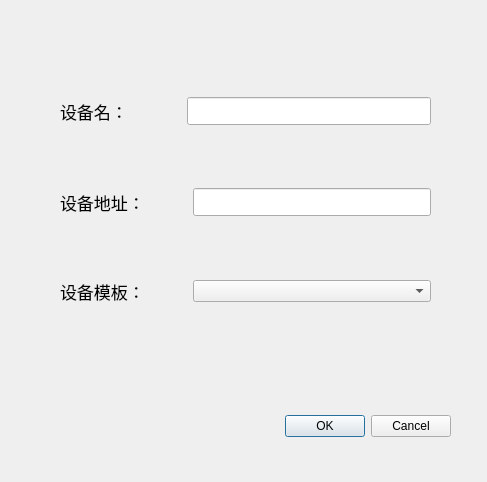
<?xml version="1.0" encoding="UTF-8"?>
<ui version="4.0">
 <class>DialogNewDev</class>
 <widget class="QDialog" name="DialogNewDev">
  <property name="geometry">
   <rect>
    <x>0</x>
    <y>0</y>
    <width>487</width>
    <height>482</height>
   </rect>
  </property>
  <property name="windowTitle">
   <string>新增设备</string>
  </property>
  <widget class="QDialogButtonBox" name="buttonBox">
   <property name="geometry">
    <rect>
     <x>110</x>
     <y>410</y>
     <width>341</width>
     <height>32</height>
    </rect>
   </property>
   <property name="orientation">
    <enum>Qt::Horizontal</enum>
   </property>
   <property name="standardButtons">
    <set>QDialogButtonBox::Cancel|QDialogButtonBox::Ok</set>
   </property>
  </widget>
  <widget class="QWidget" name="verticalLayoutWidget">
   <property name="geometry">
    <rect>
     <x>60</x>
     <y>40</y>
     <width>371</width>
     <height>321</height>
    </rect>
   </property>
   <layout class="QVBoxLayout" name="verticalLayout">
    <item>
     <layout class="QHBoxLayout" name="horizontalLayout_3" stretch="4,5,28">
      <item>
       <widget class="QLabel" name="label">
        <property name="font">
         <font>
          <pointsize>13</pointsize>
         </font>
        </property>
        <property name="text">
         <string>设备名：  </string>
        </property>
       </widget>
      </item>
      <item>
       <spacer name="horizontalSpacer">
        <property name="orientation">
         <enum>Qt::Horizontal</enum>
        </property>
        <property name="sizeHint" stdset="0">
         <size>
          <width>40</width>
          <height>20</height>
         </size>
        </property>
       </spacer>
      </item>
      <item>
       <widget class="QLineEdit" name="lineEdit">
        <property name="font">
         <font>
          <pointsize>13</pointsize>
         </font>
        </property>
       </widget>
      </item>
     </layout>
    </item>
    <item>
     <layout class="QHBoxLayout" name="horizontalLayout" stretch="4,5,28">
      <item>
       <widget class="QLabel" name="label_2">
        <property name="font">
         <font>
          <pointsize>13</pointsize>
         </font>
        </property>
        <property name="text">
         <string>设备地址：</string>
        </property>
       </widget>
      </item>
      <item>
       <spacer name="horizontalSpacer_2">
        <property name="orientation">
         <enum>Qt::Horizontal</enum>
        </property>
        <property name="sizeHint" stdset="0">
         <size>
          <width>40</width>
          <height>20</height>
         </size>
        </property>
       </spacer>
      </item>
      <item>
       <widget class="QLineEdit" name="lineEdit_2">
        <property name="font">
         <font>
          <pointsize>13</pointsize>
         </font>
        </property>
       </widget>
      </item>
     </layout>
    </item>
    <item>
     <layout class="QHBoxLayout" name="horizontalLayout_2" stretch="4,5,28">
      <item>
       <widget class="QLabel" name="label_3">
        <property name="font">
         <font>
          <pointsize>13</pointsize>
         </font>
        </property>
        <property name="text">
         <string>设备模板：</string>
        </property>
       </widget>
      </item>
      <item>
       <spacer name="horizontalSpacer_3">
        <property name="orientation">
         <enum>Qt::Horizontal</enum>
        </property>
        <property name="sizeHint" stdset="0">
         <size>
          <width>40</width>
          <height>20</height>
         </size>
        </property>
       </spacer>
      </item>
      <item>
       <widget class="QComboBox" name="comboBox"/>
      </item>
     </layout>
    </item>
   </layout>
  </widget>
 </widget>
 <resources/>
 <connections>
  <connection>
   <sender>buttonBox</sender>
   <signal>accepted()</signal>
   <receiver>DialogNewDev</receiver>
   <slot>accept()</slot>
   <hints>
    <hint type="sourcelabel">
     <x>248</x>
     <y>254</y>
    </hint>
    <hint type="destinationlabel">
     <x>157</x>
     <y>274</y>
    </hint>
   </hints>
  </connection>
  <connection>
   <sender>buttonBox</sender>
   <signal>rejected()</signal>
   <receiver>DialogNewDev</receiver>
   <slot>reject()</slot>
   <hints>
    <hint type="sourcelabel">
     <x>316</x>
     <y>260</y>
    </hint>
    <hint type="destinationlabel">
     <x>286</x>
     <y>274</y>
    </hint>
   </hints>
  </connection>
 </connections>
</ui>
